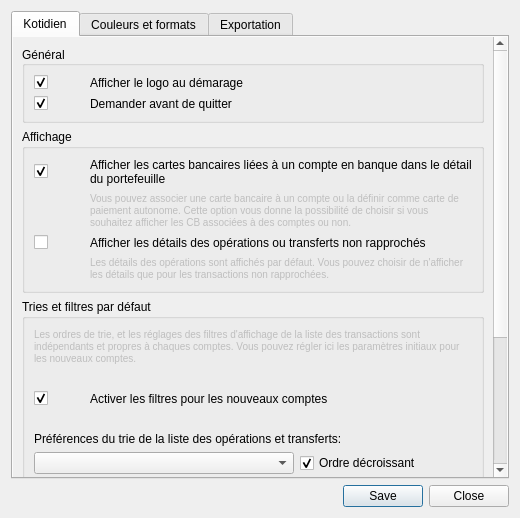
<?xml version="1.0" encoding="UTF-8"?>
<ui version="4.0">
 <class>SettingsDialog</class>
 <widget class="QDialog" name="SettingsDialog">
  <property name="windowModality">
   <enum>Qt::ApplicationModal</enum>
  </property>
  <property name="geometry">
   <rect>
    <x>0</x>
    <y>0</y>
    <width>520</width>
    <height>518</height>
   </rect>
  </property>
  <property name="minimumSize">
   <size>
    <width>520</width>
    <height>0</height>
   </size>
  </property>
  <property name="maximumSize">
   <size>
    <width>520</width>
    <height>16777215</height>
   </size>
  </property>
  <property name="windowTitle">
   <string>Préférences...</string>
  </property>
  <property name="windowIcon">
   <iconset resource="../resources.qrc">
    <normaloff>:/Kotidien/ui/icons/settings.png</normaloff>:/Kotidien/ui/icons/settings.png</iconset>
  </property>
  <property name="styleSheet">
   <string notr="true"/>
  </property>
  <property name="modal">
   <bool>true</bool>
  </property>
  <layout class="QVBoxLayout" name="verticalLayout">
   <item>
    <widget class="QTabWidget" name="tabWidget">
     <property name="styleSheet">
      <string notr="true"/>
     </property>
     <property name="currentIndex">
      <number>0</number>
     </property>
     <widget class="QWidget" name="tab_2">
      <property name="styleSheet">
       <string notr="true"/>
      </property>
      <attribute name="icon">
       <iconset resource="../resources.qrc">
        <normaloff>:/Kotidien/ui/icons/account.png</normaloff>:/Kotidien/ui/icons/account.png</iconset>
      </attribute>
      <attribute name="title">
       <string>Kotidien</string>
      </attribute>
      <layout class="QVBoxLayout" name="verticalLayout_5">
       <property name="spacing">
        <number>0</number>
       </property>
       <property name="leftMargin">
        <number>0</number>
       </property>
       <property name="topMargin">
        <number>0</number>
       </property>
       <property name="rightMargin">
        <number>0</number>
       </property>
       <property name="bottomMargin">
        <number>0</number>
       </property>
       <item>
        <widget class="QScrollArea" name="scrollArea">
         <property name="styleSheet">
          <string notr="true"/>
         </property>
         <property name="frameShape">
          <enum>QFrame::NoFrame</enum>
         </property>
         <property name="lineWidth">
          <number>0</number>
         </property>
         <property name="horizontalScrollBarPolicy">
          <enum>Qt::ScrollBarAlwaysOff</enum>
         </property>
         <property name="widgetResizable">
          <bool>true</bool>
         </property>
         <property name="alignment">
          <set>Qt::AlignHCenter|Qt::AlignTop</set>
         </property>
         <widget class="QWidget" name="scrollAreaWidgetContents">
          <property name="geometry">
           <rect>
            <x>0</x>
            <y>0</y>
            <width>484</width>
            <height>779</height>
           </rect>
          </property>
          <property name="styleSheet">
           <string notr="true"/>
          </property>
          <layout class="QVBoxLayout" name="verticalLayout_8">
           <item>
            <widget class="QGroupBox" name="groupBox">
             <property name="styleSheet">
              <string notr="true"/>
             </property>
             <property name="title">
              <string>Général</string>
             </property>
             <property name="alignment">
              <set>Qt::AlignLeading|Qt::AlignLeft|Qt::AlignVCenter</set>
             </property>
             <property name="flat">
              <bool>false</bool>
             </property>
             <property name="checkable">
              <bool>false</bool>
             </property>
             <layout class="QVBoxLayout" name="verticalLayout_3">
              <property name="sizeConstraint">
               <enum>QLayout::SetDefaultConstraint</enum>
              </property>
              <property name="leftMargin">
               <number>9</number>
              </property>
              <item>
               <layout class="QGridLayout" name="gridLayout_6">
                <item row="0" column="0">
                 <widget class="QCheckBox" name="show_splashscreen">
                  <property name="minimumSize">
                   <size>
                    <width>50</width>
                    <height>0</height>
                   </size>
                  </property>
                  <property name="maximumSize">
                   <size>
                    <width>50</width>
                    <height>16777215</height>
                   </size>
                  </property>
                  <property name="autoFillBackground">
                   <bool>false</bool>
                  </property>
                  <property name="text">
                   <string/>
                  </property>
                  <property name="icon">
                   <iconset resource="../resources.qrc">
                    <normaloff>:/Kotidien/ui/icons/icon.svg</normaloff>:/Kotidien/ui/icons/icon.svg</iconset>
                  </property>
                  <property name="checked">
                   <bool>true</bool>
                  </property>
                 </widget>
                </item>
                <item row="1" column="0">
                 <widget class="QCheckBox" name="askOnClose">
                  <property name="maximumSize">
                   <size>
                    <width>50</width>
                    <height>16777215</height>
                   </size>
                  </property>
                  <property name="text">
                   <string/>
                  </property>
                  <property name="icon">
                   <iconset resource="../resources.qrc">
                    <normaloff>:/Kotidien/ui/icons/askonclose.png</normaloff>:/Kotidien/ui/icons/askonclose.png</iconset>
                  </property>
                  <property name="checked">
                   <bool>true</bool>
                  </property>
                 </widget>
                </item>
                <item row="0" column="1">
                 <widget class="QLabel" name="label_23">
                  <property name="text">
                   <string>Afficher le logo au démarage</string>
                  </property>
                  <property name="wordWrap">
                   <bool>true</bool>
                  </property>
                 </widget>
                </item>
                <item row="1" column="1">
                 <widget class="QLabel" name="label_24">
                  <property name="text">
                   <string>Demander avant de quitter</string>
                  </property>
                  <property name="wordWrap">
                   <bool>true</bool>
                  </property>
                 </widget>
                </item>
               </layout>
              </item>
             </layout>
            </widget>
           </item>
           <item>
            <widget class="QGroupBox" name="groupBox_3">
             <property name="title">
              <string>Affichage</string>
             </property>
             <property name="flat">
              <bool>false</bool>
             </property>
             <layout class="QGridLayout" name="gridLayout_3">
              <item row="0" column="0">
               <widget class="QCheckBox" name="view_accounts_cb">
                <property name="minimumSize">
                 <size>
                  <width>50</width>
                  <height>0</height>
                 </size>
                </property>
                <property name="maximumSize">
                 <size>
                  <width>50</width>
                  <height>16777215</height>
                 </size>
                </property>
                <property name="text">
                 <string/>
                </property>
                <property name="icon">
                 <iconset resource="../resources.qrc">
                  <normaloff>:/Kotidien/ui/icons/credit-card.png</normaloff>:/Kotidien/ui/icons/credit-card.png</iconset>
                </property>
                <property name="checked">
                 <bool>true</bool>
                </property>
               </widget>
              </item>
              <item row="3" column="1">
               <widget class="QLabel" name="label_20">
                <property name="enabled">
                 <bool>false</bool>
                </property>
                <property name="text">
                 <string>&lt;small&gt;Les détails des opérations sont affichés par défaut. Vous pouvez choisir de n'afficher les détails que pour les transactions non rapprochées.&lt;/small&gt;</string>
                </property>
                <property name="wordWrap">
                 <bool>true</bool>
                </property>
               </widget>
              </item>
              <item row="2" column="1">
               <widget class="QLabel" name="label_19">
                <property name="text">
                 <string>Afficher les détails des opérations ou transferts non rapprochés</string>
                </property>
                <property name="wordWrap">
                 <bool>true</bool>
                </property>
               </widget>
              </item>
              <item row="1" column="1">
               <widget class="QLabel" name="label_17">
                <property name="enabled">
                 <bool>false</bool>
                </property>
                <property name="text">
                 <string>&lt;small&gt;Vous pouvez associer une carte bancaire à un compte ou la définir comme carte de paiement autonome. Cette option vous donne la possibilité de choisir si vous souhaitez afficher les CB associées à des comptes ou non.&lt;/small&gt;</string>
                </property>
                <property name="wordWrap">
                 <bool>true</bool>
                </property>
               </widget>
              </item>
              <item row="0" column="1">
               <widget class="QLabel" name="label_18">
                <property name="text">
                 <string>Afficher les cartes bancaires liées à un compte en banque dans le détail du portefeuille</string>
                </property>
                <property name="wordWrap">
                 <bool>true</bool>
                </property>
               </widget>
              </item>
              <item row="2" column="0">
               <widget class="QCheckBox" name="selective_expand">
                <property name="minimumSize">
                 <size>
                  <width>50</width>
                  <height>0</height>
                 </size>
                </property>
                <property name="maximumSize">
                 <size>
                  <width>50</width>
                  <height>16777215</height>
                 </size>
                </property>
                <property name="text">
                 <string/>
                </property>
                <property name="icon">
                 <iconset resource="../resources.qrc">
                  <normaloff>:/Kotidien/ui/icons/ope-check.png</normaloff>:/Kotidien/ui/icons/ope-check.png</iconset>
                </property>
                <property name="checked">
                 <bool>false</bool>
                </property>
               </widget>
              </item>
             </layout>
            </widget>
           </item>
           <item>
            <widget class="QGroupBox" name="groupBox_4">
             <property name="title">
              <string>Tries et filtres par défaut</string>
             </property>
             <layout class="QGridLayout" name="gridLayout_5">
              <item row="7" column="0" colspan="2">
               <widget class="QComboBox" name="default_sort_column"/>
              </item>
              <item row="0" column="0" colspan="4">
               <widget class="QLabel" name="label_10">
                <property name="enabled">
                 <bool>false</bool>
                </property>
                <property name="text">
                 <string>&lt;small&gt;Les ordres de trie, et les réglages des filtres d'affichage de la liste des transactions sont indépendants et propres à chaques comptes. Vous pouvez régler ici les paramètres initiaux pour les nouveaux comptes.&lt;/small&gt;</string>
                </property>
                <property name="wordWrap">
                 <bool>true</bool>
                </property>
               </widget>
              </item>
              <item row="7" column="2" colspan="2">
               <widget class="QCheckBox" name="default_sort_descending">
                <property name="styleSheet">
                 <string notr="true"/>
                </property>
                <property name="text">
                 <string>Ordre décroissant</string>
                </property>
                <property name="checked">
                 <bool>true</bool>
                </property>
               </widget>
              </item>
              <item row="2" column="0" colspan="4">
               <layout class="QGridLayout" name="gridLayout_2">
                <item row="2" column="0">
                 <widget class="QCheckBox" name="default_filter_active">
                  <property name="minimumSize">
                   <size>
                    <width>50</width>
                    <height>0</height>
                   </size>
                  </property>
                  <property name="maximumSize">
                   <size>
                    <width>50</width>
                    <height>16777215</height>
                   </size>
                  </property>
                  <property name="text">
                   <string/>
                  </property>
                  <property name="icon">
                   <iconset resource="../resources.qrc">
                    <normaloff>:/Kotidien/ui/icons/filter.png</normaloff>:/Kotidien/ui/icons/filter.png</iconset>
                  </property>
                  <property name="checked">
                   <bool>true</bool>
                  </property>
                 </widget>
                </item>
                <item row="2" column="1">
                 <widget class="QLabel" name="label_22">
                  <property name="text">
                   <string>Activer les filtres pour les nouveaux comptes</string>
                  </property>
                  <property name="wordWrap">
                   <bool>true</bool>
                  </property>
                 </widget>
                </item>
               </layout>
              </item>
              <item row="5" column="0" colspan="4">
               <widget class="QLabel" name="label_2">
                <property name="text">
                 <string>Préférences du trie de la liste des opérations et transferts:</string>
                </property>
               </widget>
              </item>
              <item row="11" column="0">
               <widget class="QLabel" name="label_4">
                <property name="text">
                 <string>Période sélectionnée par défaut</string>
                </property>
               </widget>
              </item>
              <item row="11" column="1" colspan="3">
               <widget class="QComboBox" name="default_filter_date"/>
              </item>
              <item row="3" column="0" colspan="4">
               <spacer name="verticalSpacer_3">
                <property name="orientation">
                 <enum>Qt::Vertical</enum>
                </property>
                <property name="sizeType">
                 <enum>QSizePolicy::Fixed</enum>
                </property>
                <property name="sizeHint" stdset="0">
                 <size>
                  <width>20</width>
                  <height>20</height>
                 </size>
                </property>
               </spacer>
              </item>
              <item row="13" column="0" colspan="4">
               <spacer name="verticalSpacer_5">
                <property name="orientation">
                 <enum>Qt::Vertical</enum>
                </property>
                <property name="sizeType">
                 <enum>QSizePolicy::Fixed</enum>
                </property>
                <property name="sizeHint" stdset="0">
                 <size>
                  <width>20</width>
                  <height>12</height>
                 </size>
                </property>
               </spacer>
              </item>
              <item row="14" column="0" colspan="4">
               <layout class="QGridLayout" name="gridLayout">
                <property name="bottomMargin">
                 <number>0</number>
                </property>
                <item row="0" column="1">
                 <widget class="QLabel" name="label_21">
                  <property name="text">
                   <string>Masquer les transactions rapprochées</string>
                  </property>
                  <property name="wordWrap">
                   <bool>true</bool>
                  </property>
                 </widget>
                </item>
                <item row="0" column="0">
                 <widget class="QCheckBox" name="default_filter_hide_pointed">
                  <property name="minimumSize">
                   <size>
                    <width>50</width>
                    <height>0</height>
                   </size>
                  </property>
                  <property name="maximumSize">
                   <size>
                    <width>50</width>
                    <height>16777215</height>
                   </size>
                  </property>
                  <property name="text">
                   <string/>
                  </property>
                  <property name="checked">
                   <bool>false</bool>
                  </property>
                 </widget>
                </item>
                <item row="1" column="1">
                 <widget class="QLabel" name="label_3">
                  <property name="enabled">
                   <bool>false</bool>
                  </property>
                  <property name="text">
                   <string>&lt;small&gt;Cette option permet de choisir d'afficher ou non les transactions qui ne sont pas encore rapprochées.&lt;/small&gt;</string>
                  </property>
                  <property name="wordWrap">
                   <bool>true</bool>
                  </property>
                 </widget>
                </item>
               </layout>
              </item>
              <item row="1" column="0" colspan="4">
               <spacer name="verticalSpacer_2">
                <property name="orientation">
                 <enum>Qt::Vertical</enum>
                </property>
                <property name="sizeType">
                 <enum>QSizePolicy::Fixed</enum>
                </property>
                <property name="sizeHint" stdset="0">
                 <size>
                  <width>20</width>
                  <height>20</height>
                 </size>
                </property>
               </spacer>
              </item>
             </layout>
            </widget>
           </item>
           <item>
            <widget class="QGroupBox" name="groupBox_5">
             <property name="title">
              <string>Planifications</string>
             </property>
             <layout class="QVBoxLayout" name="verticalLayout_9">
              <item>
               <layout class="QGridLayout" name="gridLayout_7">
                <item row="0" column="1">
                 <widget class="QLabel" name="label_25">
                  <property name="text">
                   <string>Poster automatiquement les planifications au démarage</string>
                  </property>
                  <property name="wordWrap">
                   <bool>true</bool>
                  </property>
                 </widget>
                </item>
                <item row="0" column="0">
                 <widget class="QCheckBox" name="auto_post">
                  <property name="minimumSize">
                   <size>
                    <width>50</width>
                    <height>0</height>
                   </size>
                  </property>
                  <property name="maximumSize">
                   <size>
                    <width>50</width>
                    <height>16777215</height>
                   </size>
                  </property>
                  <property name="text">
                   <string/>
                  </property>
                  <property name="icon">
                   <iconset resource="../resources.qrc">
                    <normaloff>:/Kotidien/ui/icons/planner-valid.png</normaloff>:/Kotidien/ui/icons/planner-valid.png</iconset>
                  </property>
                  <property name="checked">
                   <bool>true</bool>
                  </property>
                 </widget>
                </item>
                <item row="1" column="0">
                 <widget class="QCheckBox" name="auto_delete_finished">
                  <property name="maximumSize">
                   <size>
                    <width>50</width>
                    <height>16777215</height>
                   </size>
                  </property>
                  <property name="text">
                   <string/>
                  </property>
                  <property name="icon">
                   <iconset resource="../resources.qrc">
                    <normaloff>:/Kotidien/ui/icons/planner-delete.png</normaloff>:/Kotidien/ui/icons/planner-delete.png</iconset>
                  </property>
                 </widget>
                </item>
                <item row="1" column="1">
                 <widget class="QLabel" name="label_26">
                  <property name="text">
                   <string>Supprimer les ordres planifiés une fois terminés</string>
                  </property>
                  <property name="wordWrap">
                   <bool>true</bool>
                  </property>
                 </widget>
                </item>
               </layout>
              </item>
             </layout>
            </widget>
           </item>
          </layout>
         </widget>
        </widget>
       </item>
      </layout>
     </widget>
     <widget class="QWidget" name="tab_4">
      <attribute name="icon">
       <iconset resource="../resources.qrc">
        <normaloff>:/Kotidien/ui/icons/filter.png</normaloff>:/Kotidien/ui/icons/filter.png</iconset>
      </attribute>
      <attribute name="title">
       <string>Couleurs et formats</string>
      </attribute>
      <layout class="QVBoxLayout" name="verticalLayout_10">
       <property name="leftMargin">
        <number>0</number>
       </property>
       <property name="topMargin">
        <number>0</number>
       </property>
       <property name="rightMargin">
        <number>0</number>
       </property>
       <property name="bottomMargin">
        <number>0</number>
       </property>
       <item>
        <widget class="QScrollArea" name="scrollArea_2">
         <property name="frameShape">
          <enum>QFrame::NoFrame</enum>
         </property>
         <property name="lineWidth">
          <number>0</number>
         </property>
         <property name="horizontalScrollBarPolicy">
          <enum>Qt::ScrollBarAlwaysOff</enum>
         </property>
         <property name="widgetResizable">
          <bool>true</bool>
         </property>
         <property name="alignment">
          <set>Qt::AlignLeading|Qt::AlignLeft|Qt::AlignTop</set>
         </property>
         <widget class="QWidget" name="scrollAreaWidgetContents_2">
          <property name="geometry">
           <rect>
            <x>0</x>
            <y>0</y>
            <width>484</width>
            <height>575</height>
           </rect>
          </property>
          <layout class="QVBoxLayout" name="verticalLayout_11">
           <item>
            <widget class="QGroupBox" name="groupBox_6">
             <property name="sizePolicy">
              <sizepolicy hsizetype="Preferred" vsizetype="Fixed">
               <horstretch>0</horstretch>
               <verstretch>0</verstretch>
              </sizepolicy>
             </property>
             <property name="title">
              <string>Affichage de la date</string>
             </property>
             <layout class="QGridLayout" name="gridLayout_4">
              <item row="0" column="0">
               <widget class="QLabel" name="label_5">
                <property name="text">
                 <string>Format &lt;i&gt;date courte&lt;/i&gt;</string>
                </property>
               </widget>
              </item>
              <item row="0" column="1">
               <widget class="QLineEdit" name="short_date_format">
                <property name="text">
                 <string>%x</string>
                </property>
               </widget>
              </item>
              <item row="1" column="1">
               <widget class="QLabel" name="short_date_format_label">
                <property name="text">
                 <string>exemple: &lt;b&gt;01/01/2021&lt;/b&gt;</string>
                </property>
               </widget>
              </item>
              <item row="2" column="0">
               <widget class="QLabel" name="label_6">
                <property name="text">
                 <string>Format &lt;i&gt;date longue&lt;/i&gt;</string>
                </property>
               </widget>
              </item>
              <item row="2" column="1">
               <widget class="QLineEdit" name="long_date_format">
                <property name="text">
                 <string>%A %e %B %Y</string>
                </property>
               </widget>
              </item>
              <item row="3" column="1">
               <widget class="QLabel" name="long_date_format_label">
                <property name="text">
                 <string>exemple: &lt;b&gt;vendredi 01 janvier 2021&lt;/b&gt;</string>
                </property>
               </widget>
              </item>
              <item row="4" column="1">
               <widget class="QLabel" name="label_9">
                <property name="text">
                 <string>&lt;small&gt;
&lt;b&gt;%a&lt;/b&gt; : abréviation du jour de la semaine (eg: 'lun')&lt;br /&gt;
&lt;b&gt;%A&lt;/b&gt; : nom complet du jour de la semaine (eg: 'lundi')&lt;br /&gt;
&lt;b&gt;%b&lt;/b&gt; : abréviation du mois (eg: 'jan')&lt;br /&gt;
&lt;b&gt;%B&lt;/b&gt; : nom complet du mois (eg: 'janvier')&lt;br /&gt;
&lt;b&gt;%c&lt;/b&gt; : heure et date au format local&lt;br /&gt;
&lt;b&gt;%C&lt;/b&gt; : siècle sur 2 chiffres (eg: '00' à '99')&lt;br /&gt;
&lt;b&gt;%d&lt;/b&gt; : jour du mois sur 2 chiffres (eg: '01' à '31')&lt;br /&gt;
&lt;b&gt;%D&lt;/b&gt; : équivalent à %m/%d/%Y&lt;br /&gt;
&lt;b&gt;%e&lt;/b&gt; : jour du mois représenté naturellement (eg: '1' à '31')&lt;br /&gt;
&lt;b&gt;%F&lt;/b&gt; : format ISO8601 %Y-%m-%d&lt;br /&gt;
&lt;b&gt;%j&lt;/b&gt; : jour de l'année sur 3 chiffres (eg: '001' à '366')&lt;br /&gt;
&lt;b&gt;%m&lt;/b&gt; : numéro du mois sur 2 chiffres (eg: '01' à '12')&lt;br /&gt;
&lt;b&gt;%y&lt;/b&gt; : année sur 2 chiffres (eg: '00' à '99')&lt;br /&gt;
&lt;b&gt;%Y&lt;/b&gt; : année sur 4 chiffres (eg: '1900' à '9999')&lt;br /&gt;
&lt;b&gt;%x&lt;/b&gt; : représentation locale de la date au format court&lt;br /&gt;
&lt;/small&gt;</string>
                </property>
                <property name="wordWrap">
                 <bool>true</bool>
                </property>
               </widget>
              </item>
              <item row="5" column="1">
               <widget class="QLabel" name="dateformat_link">
                <property name="cursor">
                 <cursorShape>PointingHandCursor</cursorShape>
                </property>
                <property name="text">
                 <string>&lt;html&gt;&lt;head/&gt;&lt;body&gt;&lt;p&gt;&lt;small&gt;&lt;a href=&quot;https://strftime.org/&quot;&gt;&lt;span style=&quot; text-decoration: underline; color:#2980b9;&quot;&gt;Documentation en ligne&lt;/span&gt;&lt;/a&gt;&lt;/small&gt;&lt;/p&gt;&lt;/body&gt;&lt;/html&gt;</string>
                </property>
                <property name="openExternalLinks">
                 <bool>true</bool>
                </property>
                <property name="textInteractionFlags">
                 <set>Qt::TextBrowserInteraction</set>
                </property>
               </widget>
              </item>
             </layout>
            </widget>
           </item>
           <item>
            <widget class="QGroupBox" name="groupBox_7">
             <property name="sizePolicy">
              <sizepolicy hsizetype="Preferred" vsizetype="Fixed">
               <horstretch>0</horstretch>
               <verstretch>0</verstretch>
              </sizepolicy>
             </property>
             <property name="title">
              <string>Couleurs</string>
             </property>
             <layout class="QFormLayout" name="formLayout">
              <item row="0" column="0">
               <widget class="QLabel" name="label_11">
                <property name="text">
                 <string>Couleur des montants positifs</string>
                </property>
               </widget>
              </item>
              <item row="0" column="1">
               <widget class="QPushButton" name="color_positive_amount">
                <property name="font">
                 <font>
                  <pointsize>8</pointsize>
                 </font>
                </property>
                <property name="focusPolicy">
                 <enum>Qt::NoFocus</enum>
                </property>
                <property name="autoFillBackground">
                 <bool>false</bool>
                </property>
                <property name="styleSheet">
                 <string notr="true">background: #009589; color: #fff</string>
                </property>
                <property name="text">
                 <string>cliquer pour choisir</string>
                </property>
                <property name="autoDefault">
                 <bool>false</bool>
                </property>
                <property name="flat">
                 <bool>false</bool>
                </property>
               </widget>
              </item>
              <item row="1" column="0">
               <widget class="QLabel" name="label_12">
                <property name="text">
                 <string>Couleur des montants négatifs</string>
                </property>
               </widget>
              </item>
              <item row="1" column="1">
               <widget class="QPushButton" name="color_negative_amount">
                <property name="font">
                 <font>
                  <pointsize>8</pointsize>
                 </font>
                </property>
                <property name="focusPolicy">
                 <enum>Qt::NoFocus</enum>
                </property>
                <property name="autoFillBackground">
                 <bool>false</bool>
                </property>
                <property name="styleSheet">
                 <string notr="true">background: #800000; color: #fff</string>
                </property>
                <property name="text">
                 <string>cliquer pour choisir</string>
                </property>
                <property name="autoDefault">
                 <bool>false</bool>
                </property>
               </widget>
              </item>
              <item row="2" column="0">
               <widget class="QLabel" name="label_13">
                <property name="text">
                 <string>Couleur des montants hors découvert</string>
                </property>
               </widget>
              </item>
              <item row="2" column="1">
               <widget class="QPushButton" name="color_credit_amount">
                <property name="font">
                 <font>
                  <pointsize>8</pointsize>
                 </font>
                </property>
                <property name="focusPolicy">
                 <enum>Qt::NoFocus</enum>
                </property>
                <property name="autoFillBackground">
                 <bool>false</bool>
                </property>
                <property name="styleSheet">
                 <string notr="true">background: #ff0000; color: #fff</string>
                </property>
                <property name="text">
                 <string>cliquer pour choisir</string>
                </property>
                <property name="autoDefault">
                 <bool>false</bool>
                </property>
               </widget>
              </item>
             </layout>
            </widget>
           </item>
          </layout>
         </widget>
        </widget>
       </item>
      </layout>
     </widget>
     <widget class="QWidget" name="tab_5">
      <attribute name="icon">
       <iconset resource="../resources.qrc">
        <normaloff>:/Kotidien/ui/icons/export.png</normaloff>:/Kotidien/ui/icons/export.png</iconset>
      </attribute>
      <attribute name="title">
       <string>Exportation</string>
      </attribute>
      <layout class="QVBoxLayout" name="verticalLayout_2">
       <property name="spacing">
        <number>0</number>
       </property>
       <property name="leftMargin">
        <number>0</number>
       </property>
       <property name="topMargin">
        <number>0</number>
       </property>
       <property name="rightMargin">
        <number>0</number>
       </property>
       <property name="bottomMargin">
        <number>0</number>
       </property>
       <item>
        <widget class="QScrollArea" name="scrollArea_3">
         <property name="frameShape">
          <enum>QFrame::NoFrame</enum>
         </property>
         <property name="lineWidth">
          <number>0</number>
         </property>
         <property name="horizontalScrollBarPolicy">
          <enum>Qt::ScrollBarAlwaysOff</enum>
         </property>
         <property name="widgetResizable">
          <bool>true</bool>
         </property>
         <property name="alignment">
          <set>Qt::AlignLeading|Qt::AlignLeft|Qt::AlignTop</set>
         </property>
         <widget class="QWidget" name="scrollAreaWidgetContents_3">
          <property name="geometry">
           <rect>
            <x>0</x>
            <y>0</y>
            <width>498</width>
            <height>436</height>
           </rect>
          </property>
          <layout class="QVBoxLayout" name="verticalLayout_6">
           <item>
            <widget class="QGroupBox" name="groupBox_2">
             <property name="title">
              <string>Sauvegardes automatiques</string>
             </property>
             <layout class="QVBoxLayout" name="verticalLayout_4">
              <item>
               <layout class="QGridLayout" name="gridLayout_8">
                <item row="0" column="0">
                 <widget class="QCheckBox" name="create_save">
                  <property name="sizePolicy">
                   <sizepolicy hsizetype="Fixed" vsizetype="Fixed">
                    <horstretch>0</horstretch>
                    <verstretch>0</verstretch>
                   </sizepolicy>
                  </property>
                  <property name="minimumSize">
                   <size>
                    <width>50</width>
                    <height>0</height>
                   </size>
                  </property>
                  <property name="maximumSize">
                   <size>
                    <width>50</width>
                    <height>16777215</height>
                   </size>
                  </property>
                  <property name="text">
                   <string/>
                  </property>
                  <property name="icon">
                   <iconset resource="../resources.qrc">
                    <normaloff>:/Kotidien/ui/icons/document-save.png</normaloff>:/Kotidien/ui/icons/document-save.png</iconset>
                  </property>
                  <property name="checked">
                   <bool>true</bool>
                  </property>
                 </widget>
                </item>
                <item row="0" column="1">
                 <widget class="QLabel" name="label_27">
                  <property name="text">
                   <string>Création d'une sauvegarde automatique lors de l'ouverture d'un portefeuille Kotidien</string>
                  </property>
                  <property name="wordWrap">
                   <bool>true</bool>
                  </property>
                 </widget>
                </item>
               </layout>
              </item>
             </layout>
            </widget>
           </item>
           <item>
            <widget class="QGroupBox" name="groupBox_8">
             <property name="title">
              <string>Exportation au format CSV</string>
             </property>
             <layout class="QFormLayout" name="formLayout_3">
              <item row="0" column="0" colspan="2">
               <layout class="QGridLayout" name="gridLayout_9">
                <item row="1" column="0">
                 <widget class="QLabel" name="label">
                  <property name="minimumSize">
                   <size>
                    <width>175</width>
                    <height>0</height>
                   </size>
                  </property>
                  <property name="maximumSize">
                   <size>
                    <width>175</width>
                    <height>16777215</height>
                   </size>
                  </property>
                  <property name="text">
                   <string>Séparateur de colones</string>
                  </property>
                  <property name="wordWrap">
                   <bool>true</bool>
                  </property>
                 </widget>
                </item>
                <item row="3" column="2">
                 <widget class="QLabel" name="label_16">
                  <property name="text">
                   <string>&lt;small&gt;par défaut: &lt;b&gt;%x&lt;/b&gt;.&lt;/small&gt;</string>
                  </property>
                  <property name="wordWrap">
                   <bool>true</bool>
                  </property>
                 </widget>
                </item>
                <item row="1" column="2">
                 <widget class="QLabel" name="label_7">
                  <property name="text">
                   <string>&lt;small&gt;par défaut: &lt;b&gt;;&lt;/b&gt;&lt;/small&gt;</string>
                  </property>
                  <property name="wordWrap">
                   <bool>true</bool>
                  </property>
                 </widget>
                </item>
                <item row="3" column="0">
                 <widget class="QLabel" name="label_15">
                  <property name="minimumSize">
                   <size>
                    <width>175</width>
                    <height>0</height>
                   </size>
                  </property>
                  <property name="maximumSize">
                   <size>
                    <width>175</width>
                    <height>16777215</height>
                   </size>
                  </property>
                  <property name="text">
                   <string>Format de la date</string>
                  </property>
                  <property name="wordWrap">
                   <bool>true</bool>
                  </property>
                 </widget>
                </item>
                <item row="2" column="2">
                 <widget class="QLabel" name="label_8">
                  <property name="text">
                   <string>&lt;small&gt;par défaut: &lt;b&gt;,&lt;/b&gt;&lt;/small&gt;</string>
                  </property>
                  <property name="wordWrap">
                   <bool>true</bool>
                  </property>
                 </widget>
                </item>
                <item row="2" column="0">
                 <widget class="QLabel" name="label_14">
                  <property name="minimumSize">
                   <size>
                    <width>175</width>
                    <height>0</height>
                   </size>
                  </property>
                  <property name="maximumSize">
                   <size>
                    <width>175</width>
                    <height>16777215</height>
                   </size>
                  </property>
                  <property name="text">
                   <string>Séparateur décimal</string>
                  </property>
                  <property name="wordWrap">
                   <bool>true</bool>
                  </property>
                 </widget>
                </item>
                <item row="2" column="1">
                 <widget class="QLineEdit" name="csv_decimal">
                  <property name="minimumSize">
                   <size>
                    <width>50</width>
                    <height>0</height>
                   </size>
                  </property>
                  <property name="maximumSize">
                   <size>
                    <width>50</width>
                    <height>16777215</height>
                   </size>
                  </property>
                  <property name="text">
                   <string>,</string>
                  </property>
                  <property name="alignment">
                   <set>Qt::AlignCenter</set>
                  </property>
                 </widget>
                </item>
                <item row="3" column="1">
                 <widget class="QLineEdit" name="csv_dateformat">
                  <property name="minimumSize">
                   <size>
                    <width>50</width>
                    <height>0</height>
                   </size>
                  </property>
                  <property name="maximumSize">
                   <size>
                    <width>50</width>
                    <height>16777215</height>
                   </size>
                  </property>
                  <property name="text">
                   <string>%x</string>
                  </property>
                  <property name="alignment">
                   <set>Qt::AlignCenter</set>
                  </property>
                 </widget>
                </item>
                <item row="1" column="1">
                 <widget class="QLineEdit" name="csv_separator">
                  <property name="minimumSize">
                   <size>
                    <width>50</width>
                    <height>0</height>
                   </size>
                  </property>
                  <property name="maximumSize">
                   <size>
                    <width>50</width>
                    <height>16777215</height>
                   </size>
                  </property>
                  <property name="text">
                   <string>;</string>
                  </property>
                  <property name="alignment">
                   <set>Qt::AlignCenter</set>
                  </property>
                 </widget>
                </item>
                <item row="4" column="2">
                 <widget class="QLabel" name="label_28">
                  <property name="enabled">
                   <bool>false</bool>
                  </property>
                  <property name="text">
                   <string>&lt;small&gt; Se référer à la rubrique &quot;Couleurs et formats&quot;&lt;/small&gt;</string>
                  </property>
                  <property name="wordWrap">
                   <bool>true</bool>
                  </property>
                 </widget>
                </item>
               </layout>
              </item>
             </layout>
            </widget>
           </item>
           <item>
            <spacer name="verticalSpacer">
             <property name="orientation">
              <enum>Qt::Vertical</enum>
             </property>
             <property name="sizeHint" stdset="0">
              <size>
               <width>20</width>
               <height>40</height>
              </size>
             </property>
            </spacer>
           </item>
          </layout>
         </widget>
        </widget>
       </item>
      </layout>
     </widget>
    </widget>
   </item>
   <item>
    <widget class="QDialogButtonBox" name="buttonBox">
     <property name="orientation">
      <enum>Qt::Horizontal</enum>
     </property>
     <property name="standardButtons">
      <set>QDialogButtonBox::Close|QDialogButtonBox::Save</set>
     </property>
    </widget>
   </item>
  </layout>
 </widget>
 <resources>
  <include location="../resources.qrc"/>
 </resources>
 <connections>
  <connection>
   <sender>buttonBox</sender>
   <signal>rejected()</signal>
   <receiver>SettingsDialog</receiver>
   <slot>reject()</slot>
   <hints>
    <hint type="sourcelabel">
     <x>316</x>
     <y>260</y>
    </hint>
    <hint type="destinationlabel">
     <x>286</x>
     <y>274</y>
    </hint>
   </hints>
  </connection>
 </connections>
</ui>
